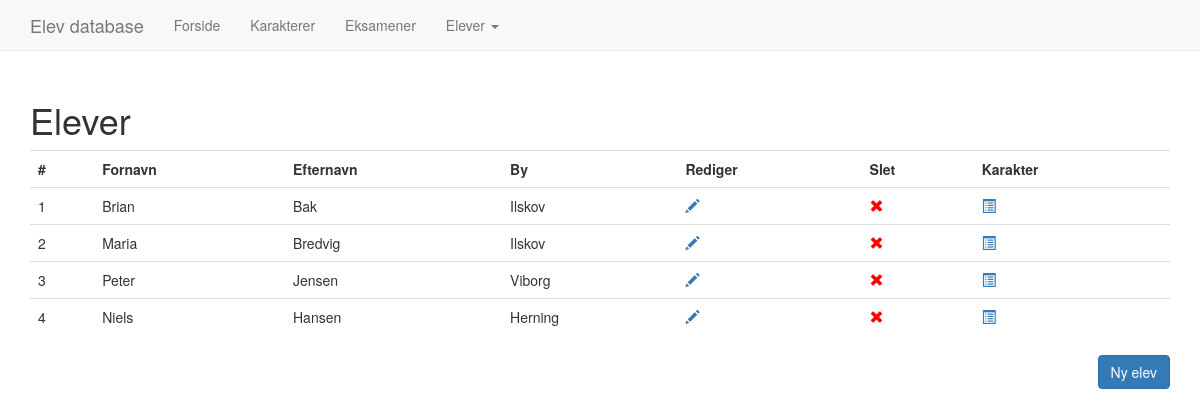
The app's page /admin.php with its own data.
### tables this page shows
CREATE TABLE `students` (
  `id` int(11) NOT NULL,
  `firstname` varchar(64) NOT NULL,
  `lastname` varchar(64) NOT NULL,
  `city` varchar(64) NOT NULL
);

### admin.php (the view, shortened to what this page needs)
<!DOCTYPE html>
<html>
<head>
	<link href="css/bootstrap.min.css" rel="stylesheet">
</head>
<body>
	<div class="container">
		<?php include('nav.php'); ?>
		<h1>Elever</h1>
		<?php
		include('dbcon.php');
		echo "<table class='table'><tr><th>#</th><th>Fornavn</th><th>Efternavn</th><th>By</th><th>Rediger</th><th>Slet</th><th>Karakter</th></tr>";
		$query = "SELECT * FROM students ORDER BY id ASC";
		$result = $con->query($query);
		if ($result->num_rows > 0)
		{
			while ($row = $result->fetch_object())
			{
				echo "<tr><td>" . $row->id . "</td>" .
				"<td>" . $row->firstname . "</td>" .
				"<td>" . $row->lastname . "</td>" .
				"<td>" . $row->city . "</td>" .
				"<td><a href='editStudent.php?id=". $row->id ."'><span class='glyphicon glyphicon-pencil'></span></a></td>" .
				"<td><a href='deleteStudent.php?id=". $row->id ."' style='color: red;' onclick='return sure();'><span class='glyphicon glyphicon-remove'></span></a></td><td><a href='showStudent.php?id=". $row->id ."'><span class='glyphicon glyphicon-list-alt'></span></a></td>" .
				"</tr>";
			}
		}
		echo "</table>";
		?>
		<a href="newStudent.php" class="btn btn-primary pull-right">Ny elev</a>
	</div>
</body>
</html>

### records on screen
students: id "1", firstname "Brian", lastname "Bak", city "Ilskov"
students: id "2", firstname "Maria", lastname "Bredvig", city "Ilskov"
students: id "3", firstname "Peter", lastname "Jensen", city "Viborg"
students: id "4", firstname "Niels", lastname "Hansen", city "Herning"
